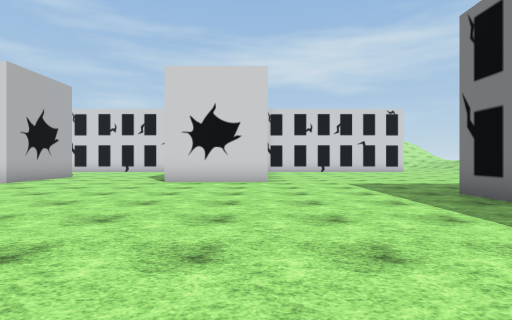
view 1 (above)

24 first-person views from a walk through a 3-D level made in the Unity game engine. The camera is 1.3 m above the floor, looks level and sees 80° across. The floor is counted in squares, 2 m on a side. Each view is taken from the middle of a square. On the plan, view 1 faces up. The plan holds only what a view shows up to about 10 squares ahead; the rest is blank. The place goes on beyond the plan. Some animated figures are left out. Some surface patterns are stand-ins.

view 2
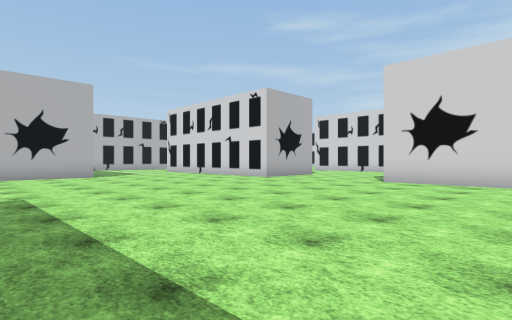

view 3
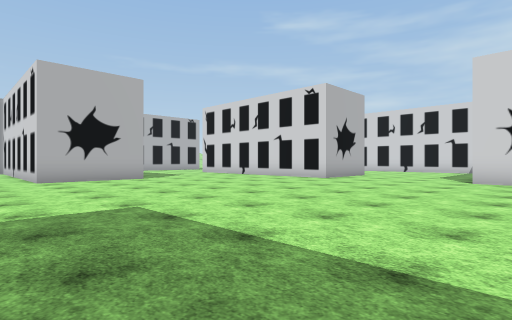

view 4
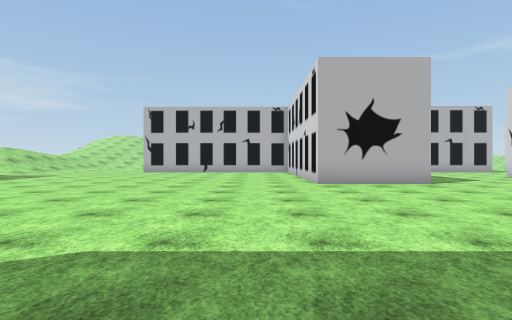

view 5
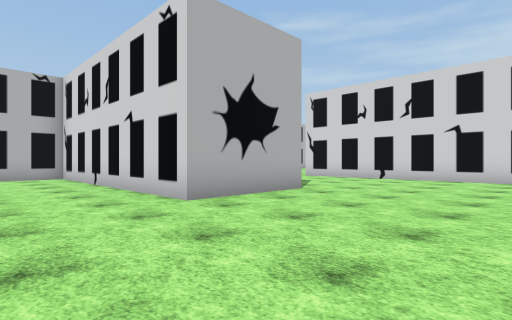

view 6
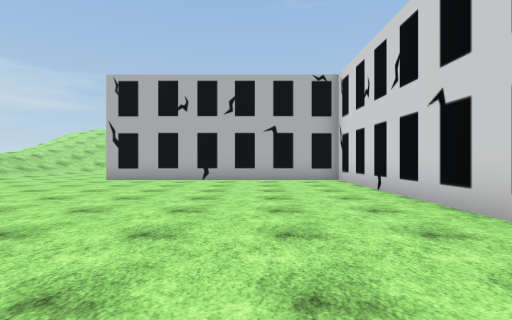

view 7
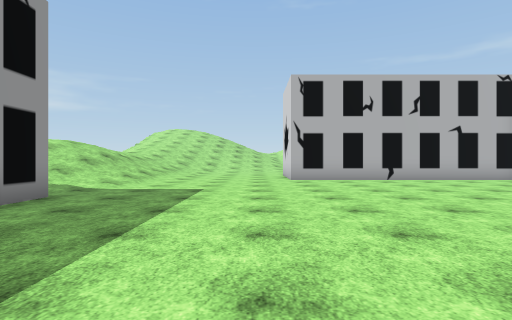

view 8
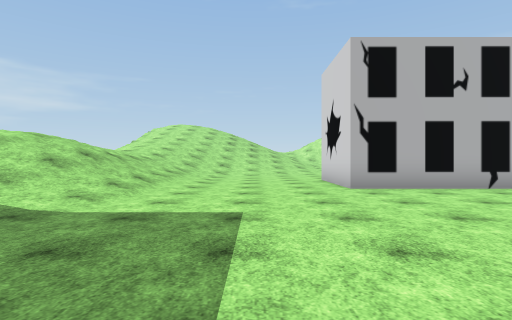

view 9
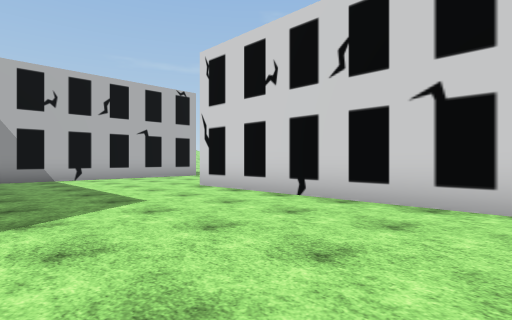

view 10
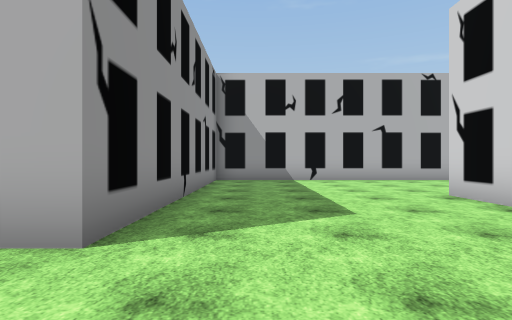

view 11
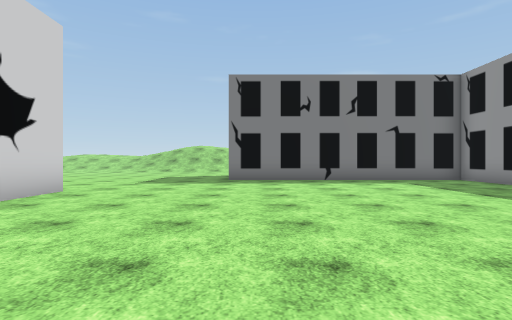

view 12
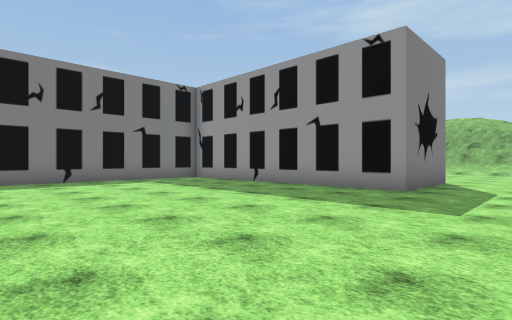

view 13
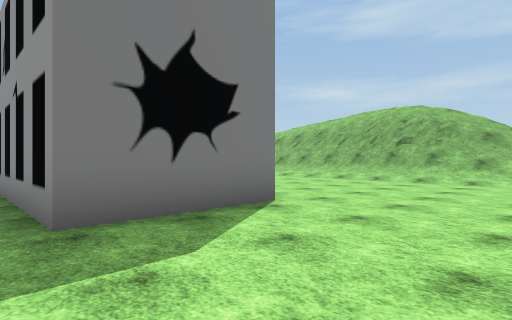

view 14
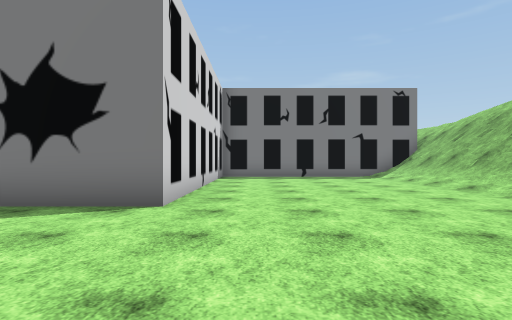

view 15
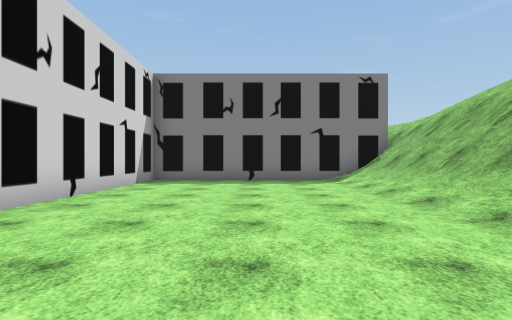

view 16
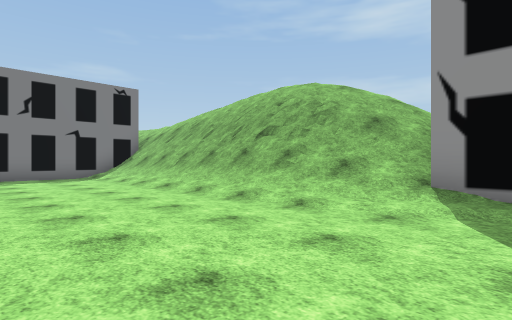

view 17
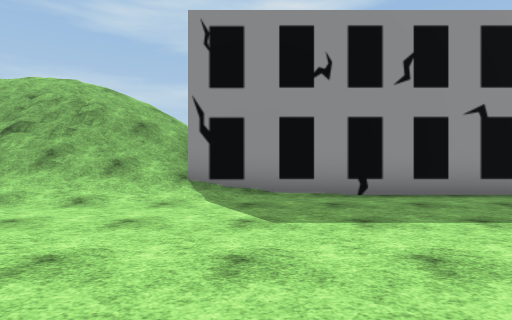

view 18
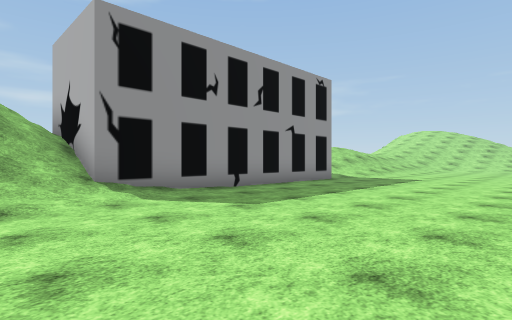

view 19
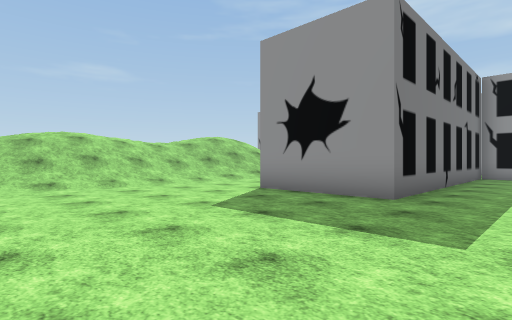

view 20
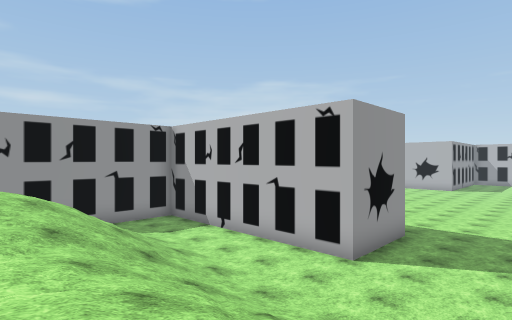

view 21
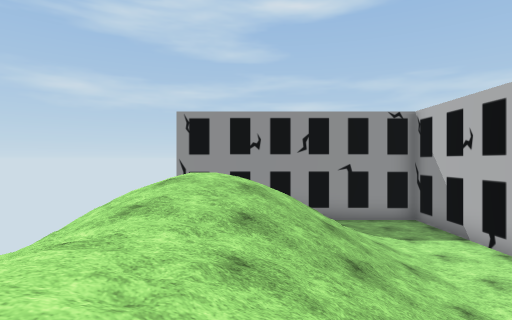

view 22
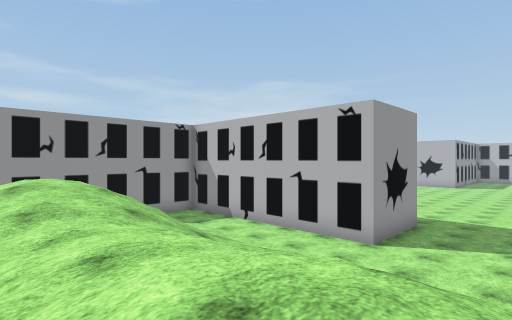

view 23
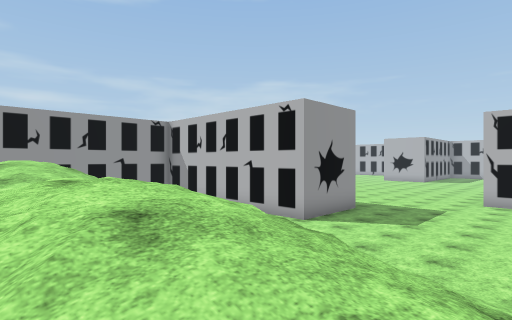

view 24
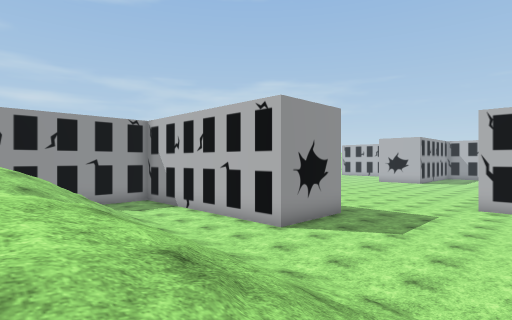

### Floor plan
Key: @ floor where view 1 was taken; # wall or solid block; . main floor; : floor 3.25 m higher than the main floor; / step, stairs or slope; = window, fence, low wall or low ledge; v drop or lower ground; H house.
Columns run from 22 left of view 1 to 14 right of it. Each row starts with its distance up from view 1.
 11    H.                   ......../////
 10    H..         H....  H........./////
  9    H....HHHHHHHH....HHH........./////
  8    H............................/////
  7    H............................/////
  6    H......................HHHH../////
  5    H......................H  H../////
  4    H......................H  H.//////
  3     HHHHHHH...............H  H.////:/
  2           H...............H  H.////
  1    HHHHHHHH...............H  H.//
  0    H..................@...H  H./
 -1    H......................H  H../
 -2    H...............HHHHHHHH  HHHHHHHH
 -3    H...............H
 -4    H...............HHHHHHH
 -5    H......................H
 -6 HHHH......................H
 -7 ..........................H
 -8 ..........................H
 -9 ..........................H
-10 ..........................H
-11 ///............///////////H
-12 ///////.HHHHHHHH///#=#=#//H
-13 ///////        H//#v##=#///
-14  /////         H////// ////

Positions as (right, up) in squares from view 1, and headings:
1: (0, 0), facing up
2: (1, 0), facing up-left
3: (-1, -1), facing up-left
4: (-3, -1), facing left
5: (-7, -2), facing up-left
6: (-9, -2), facing left
7: (-9, -8), facing left
8: (-12, -9), facing left
9: (-8, 4), facing up-left
10: (-9, 5), facing left
11: (-6, 5), facing right
12: (-6, 5), facing down-right
13: (-7, -1), facing down-right
14: (-8, -6), facing right
15: (-6, -8), facing right
16: (-8, -7), facing down-right
17: (-8, -6), facing down
18: (-5, -6), facing down-left
19: (2, 11), facing down-right
20: (13, 9), facing down-left
21: (12, 8), facing down
22: (14, 9), facing down-left
23: (14, 11), facing down-left
24: (13, 11), facing down-left
